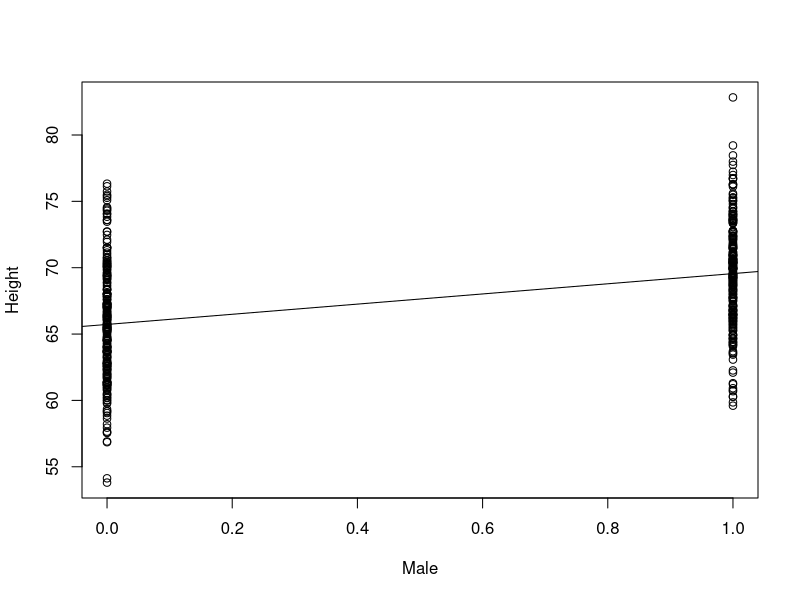
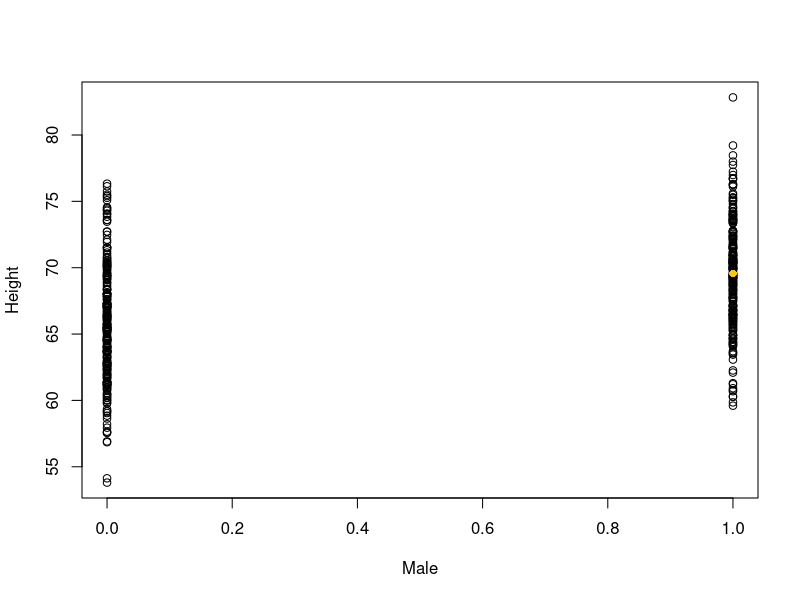

The R script that drew these images, in order:
## ---- chunk 1
knitr::opts_chunk$set(echo = TRUE)
## ---- chunk 2
#Read in data
height <- read.csv("height_sex.csv")

#Inspect the first few rows  
height[1:5,]
## ---- chunk 3
plot(height$Male, height$Height, xlab="Male", ylab="Height")
abline(lm(height$Height~height$Male))
## ---- chunk 4
# Save mean height of men as MM
MM <- mean(height$Height[height$Male==1])

# Print mean height of men  
MM

# Save mean height of women as MW

# Print mean height of women  

## ---- chunk 5
# Save the difference in means (MM-MW) as the variable MeanDiff: 

# Print MeanDiff  

# Re-plot the data
plot(height$Male, height$Height, xlab="Male", ylab="Height")

# Add (0, MW) to the plot (in yellow) (note: (1,MM) has been added for you)  
# Note: pch=16 makes the dot filled in, which makes it easier to see  
points(1, MM, col=7, pch=16)

# Draw the line Height=b_0 + b_1*Male where b_0=MW and b_1=MeanDiff  
# Use the abline() function which takes parameters a and b where a=y-intercept and b=slope  
# Syntax is: abline(a,b)  

## ---- chunk 6
# Add code to calculate the number of women and save the result as nW
nM <- length(height$Height[height$Male==1])

# Add code to calculate sW, the sample standard deviation for women's heights  
sM <- sd(height$Height[height$Male==1])  

# Calculate pooled standard deviation and save as spool (note: sqrt() calculates square root)

# Print spool  

# Estimate the standard error of the difference in means and save it as SEMeanDiff   

# Print SEMeanDiff   

## ---- chunk 7
# Calculate a test statistic and save it as Ttest  

# Print Ttest  

# Use pt to calculate a p-value 

## ---- chunk 8
# Use the t.test function to compare the men's heights and female's heights  
# Note: the code has already been written for you (just uncomment the line below to run it)

# t.test(height$Height[height$Male==1],height$Height[height$Male==0], var.equal = TRUE)
## ---- chunk 9
# Use lm() to estimate b_0 and b_1 in the equation Height=b_0+b_1*Male; save the result as linmod    
# Note: this has been done for you
linmod <- lm(Height~Male, data=height)

#Inspect a summary of the results using the summary() function on linmod 

## ---- chunk 10
# Re-print MW

# Re-print MeanDiff

# Re-print SEMeandiff

# Re-print Ttest

## ---- chunk 11
# Estimate standard error of b_0 
# (hint: remember that b_0=MW and you can estimate the SE of the mean using the central limit theorem)

# Use the standard error of b_0 to calculate the t value

